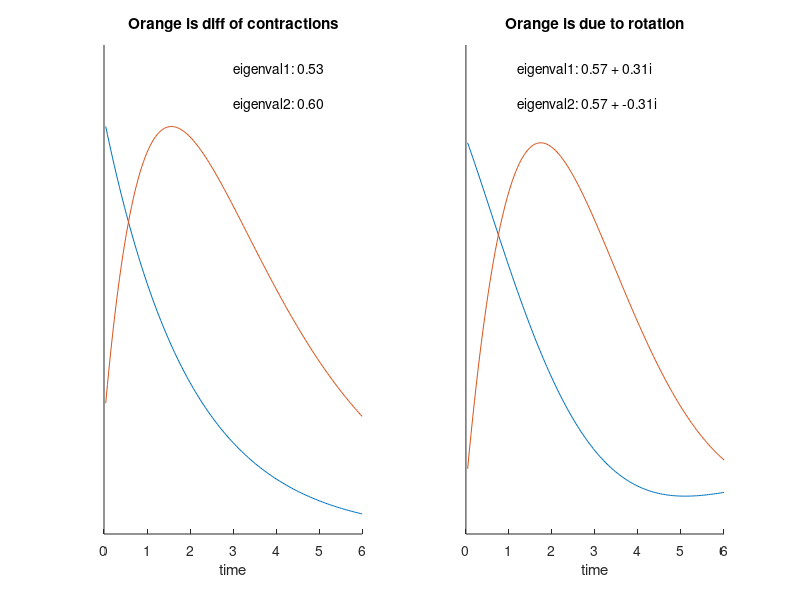

MATLAB code for this plot:
clear x

% initial conditions
x([1 2], 1) = [1 1];

% dynamics matrix per time step
A = [.98 0; 0 .975];

% linear dynamics
for t = 1:150-1
   x(:, t+1)  = A * x(:, t);    
end

% projection matrix
B = [1 0; 1 -.97];
y = B*x;
y = bsxfun(@rdivide, y, max(y,[],2));

% time binning (how many time steps in 100ms)
nt = 25;

close all
figure;
subplot(1,2,1);
plot([1:150]/nt, y')
axis tight
set(gca, 'ytick', [])
box off
xlabel('time')
xlim([0 150]/nt)

% dynamics matrix per 100ms of time
e = eig(A).^nt;

text(.5, .95, sprintf('eigenval1: %2.2f', e(1)), 'Units', 'normalized')
text(.5, .88, sprintf('eigenval2: %2.2f', e(2)), 'Units', 'normalized')

ylim([0 1.2])
title('Orange is diff of contractions')

%% same as before but different settings and B = I
clear x
x([1 2], 1) = [1 0];

A = [.985 -.02; .02 .98];
for t = 1:150-1
   x(:, t+1)  = A * x(:, t);    
end

B = eye(2);
y = B*x;
y = bsxfun(@rdivide, y, max(y,[],2));

subplot(1,2,2);
plot([1:150]/nt, y')
axis tight
box off
set(gca, 'ytick', [])
xlabel('time')
xlim([0 150]/nt)
ylim([-.2 1.3])
e = eig(A).^nt;

text(.2, .95, sprintf('eigenval1: %2.2f + %2.2fi', real(e(1)), imag(e(1))), 'Units', 'normalized')
text(.2, .88, sprintf('eigenval2: %2.2f + %2.2fi', real(e(2)), imag(e(2))), 'Units', 'normalized')

title('Orange is due to rotation')
